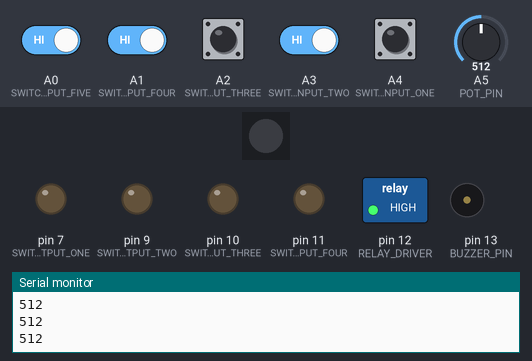
This sketch was run on a simulated Arduino Uno, built with avr-gcc and run on an emulated ATmega328P. On the bench: 1 RGB LEDs in strip order, left to right, switched loads named in the sketch (green lamp = pin HIGH), output pins drawn as LEDs (lit = HIGH), buzzer (waves = sounding), the last lines printed to the serial monitor. Inputs (shaded band) come from the test bench; at power-on: A0 (SWITCH_INPUT_FIVE), A1 (SWITCH_INPUT_FOUR), A2 (SWITCH_INPUT_THREE), A3 (SWITCH_INPUT_TWO), A4 (SWITCH_INPUT_ONE) HIGH, A5 (POT_PIN) = 512. Dim RGB values are drawn brighter than linear.

Above: at 1.2 s.
1.3 s: A2 (SWITCH_INPUT_THREE) pulled LOW for 0.15 s
At 1.39 s:
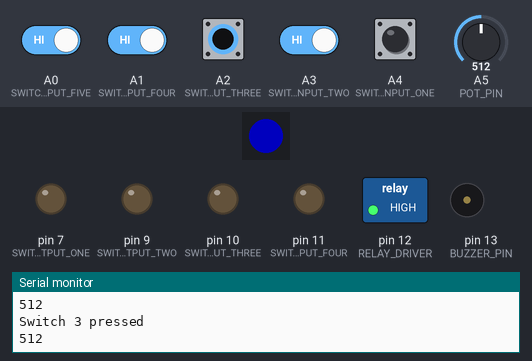
2.9 s: A4 (SWITCH_INPUT_ONE) pulled LOW for 0.15 s
At 2.99 s:
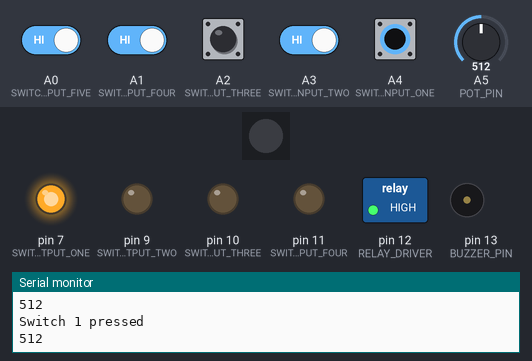
4.5 s: A0 (SWITCH_INPUT_FIVE) driven LOW and A1 (SWITCH_INPUT_FOUR) driven LOW and A2 (SWITCH_INPUT_THREE) driven LOW and A3 (SWITCH_INPUT_TWO) driven LOW and A4 (SWITCH_INPUT_ONE) driven LOW
At 5.2 s:
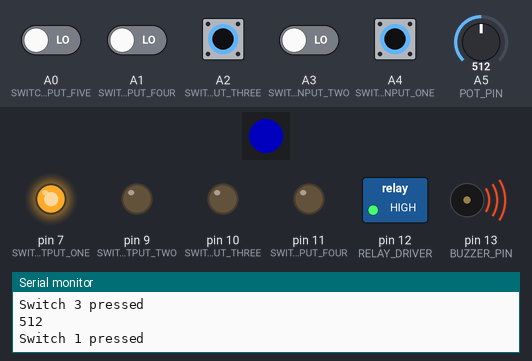
6.0 s: A2 (SWITCH_INPUT_THREE) driven HIGH
At 6.9 s:
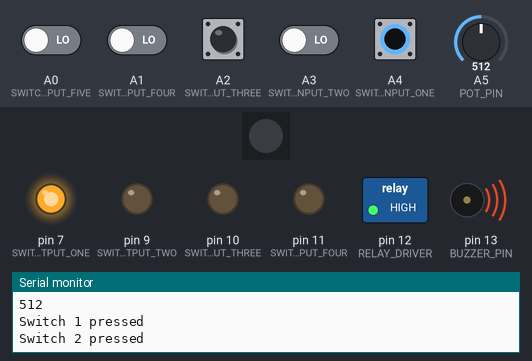
7.5 s: A5 (POT_PIN) set to 108
10.5 s: A5 (POT_PIN) set to 92
Timing chart, 0 to 13.5 s (numbered marks = the images above; inputs shaded):
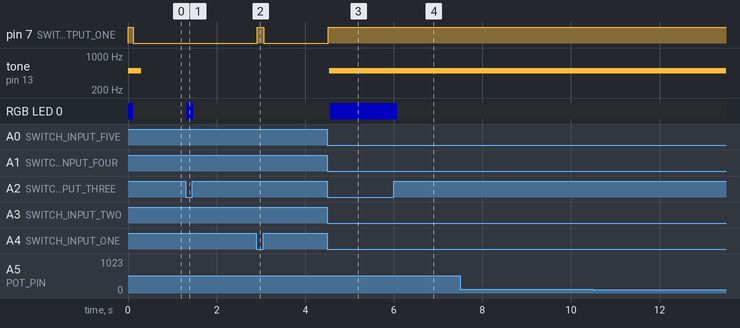

The sketch:

x80Tester.ino
```cpp
// Header Files
#include "X80Config.h"
#include "pitches.h"
#include <Adafruit_DotStar.h>
#include <EasyBuzzer.h>

// Variable declarations

// An alternative way of defining the switches

const int switchCount = 5;
uint8_t inputSwitches[switchCount] = { SWITCH_INPUT_ONE, SWITCH_INPUT_TWO, SWITCH_INPUT_THREE, SWITCH_INPUT_FOUR, SWITCH_INPUT_FIVE };

byte switchState[switchCount] = { LOW, LOW, LOW, LOW, LOW };

const int switchInterval = 100;    //number if milliseconds between switch readings. Also allows for debounce


int switch1State = 0;
int switch2State = 0;
int potValue = 0;
float battVoltage = 0;
int switchValue = 0;


//Dotstar LED definitions
// There is only one pixel on the board
#define NUMPIXELS 1

//Use these pin definitions for the ItsyBitsy M4
#define DATAPIN    8
#define CLOCKPIN   6

Adafruit_DotStar strip(NUMPIXELS, DATAPIN, CLOCKPIN, DOTSTAR_BRG);

// Define colours for DotStar LED

uint32_t colour_ace_light_blue = strip.Color(106, 157, 199);
uint32_t colour_ace_dark_blue = strip.Color(0, 83, 127);
uint32_t colour_ace_green = strip.Color(171, 204, 89);
uint32_t colour_ace_orange = strip.Color(225, 136, 0);
uint32_t colour_red = strip.Color(255, 0, 0);
uint32_t colour_green = strip.Color(0, 255, 0);
uint32_t colour_blue = strip.Color(0, 0, 255);
uint32_t colour_orange = strip.Color(255, 165, 0);

// Ace Sound played on startup
int aceSound[] = { NOTE_AS6, NOTE_A6, NOTE_F5, NOTE_CS5, NOTE_D5, NOTE_F5, NOTE_AS4 }; // notes in the melody:
int aceSoundNoteDurations[] = { 8, 4, 4, 16, 4, 4, 4, 4 }; // note durations: 4 = quarter note, 8 = eighth note, etc.:

int buttonState = 0;


unsigned long currentMillis = 0;          // stores the value of millis() in each iteration of loop()
unsigned long previousButtonMillis = 0;   // time when button press last checked.

int sensorValue = 0;
int outputValue = 0;

void setup() {


  Serial.begin(9600);

  //playAceSound();

  //Set the Easy Buzzer Pin
  EasyBuzzer.setPin(BUZZER_PIN);

// Dotstar stuff
  strip.begin(); // Initialize pins for output
  strip.setBrightness(80);
  strip.show();  // Turn all LEDs off ASAP

  pinMode(LED_BUILTIN, OUTPUT);  // initialise built in LED
  digitalWrite(LED_BUILTIN, LOW);

  // Temporary setup of input switch
    // initialize the LED pin as an output:
    // initialize the pushbutton pin as an input:
  pinMode(SWITCH_INPUT_ONE, INPUT);     // Only this inout has it's own pull up resistor
  pinMode(SWITCH_INPUT_TWO, INPUT_PULLUP);
  pinMode(SWITCH_INPUT_THREE, INPUT_PULLUP);
  pinMode(SWITCH_INPUT_FOUR, INPUT_PULLUP);
  pinMode(SWITCH_INPUT_FIVE, INPUT_PULLUP);  // Ned to check this one's working with a splitter

  pinMode(SWITCH_OUTPUT_ONE, OUTPUT);  // initialise built in LED
  pinMode(SWITCH_OUTPUT_TWO, OUTPUT);  // initialise built in LED
  pinMode(SWITCH_OUTPUT_THREE, OUTPUT);  // MIGHT BE THIS LINE THAT'S CAUSING THE PROBLEM
  pinMode(SWITCH_OUTPUT_FOUR, OUTPUT);  // initialise built in LED

  pinMode(RELAY_DRIVER, OUTPUT);

  //digitalWrite(RELAY_DRIVER, HIGH);

  SWITCH_OUTPUT_ONE_OFF;
  SWITCH_OUTPUT_TWO_OFF;
  SWITCH_OUTPUT_THREE_OFF;
  SWITCH_OUTPUT_FOUR_OFF;

  SWITCH_ONE_PASSTHROUGH_DISCONNECT;


            //potValue = analogRead(POT_PIN);  // get potentiometer value
          //Serial.print("Pot Setting: ");
          //Serial.println(potValue);

}

void loop() {

  currentMillis = millis();

  readSwitches();
  actionOutputs();

  EasyBuzzer.update();

  outputValue = analogRead(POT_PIN);
  Serial.println(outputValue);

//String switchArray[switchCount] = { "A4", "A3", "A2", "A1", "A0" };

/*
  // read the state of the pushbutton value:
  buttonState = digitalRead(switchArray[1]);

  // check if the pushbutton is pressed. If it is, the buttonState is HIGH:
  if (buttonState == HIGH) {
    // turn LED on:
    digitalWrite(LED_BUILTIN, LOW);
  } else {
    // turn LED off:
    digitalWrite(LED_BUILTIN, HIGH);
  }
*/


}

void ledTurnOn(uint32_t colour) {

  //strip.show(); // Update strip with new contents
  strip.setPixelColor(0, strip.gamma32(colour));
  strip.show();

}

void ledTurnOff() {

  strip.setPixelColor(0, 0, 0, 0);
  strip.show(); // Update strip with new contents

}


void audibleFeedback (int type) {

  switch (type) {
    case AUDIBLE_INFORMATION:
      tone(BUZZER_PIN, 925);
      break;
    case AUDIBLE_WARNING:
      tone(BUZZER_PIN, 500);
      break;
    default:
      tone(BUZZER_PIN, 500);
      break;
  }
}

void playAceSound () {

  // This is the Ace sound

  /*
  for (int thisNote = 0; thisNote < 8; thisNote++) {              // iterate over the notes of the melody:

    int noteDuration = 1000 / aceSoundNoteDurations[thisNote];    // calculate the note duration, e.g. quarter note = 1000 / 4
    tone(BUZZER_PIN, aceSound[thisNote], noteDuration);
    int pauseBetweenNotes = noteDuration * 1.13;                  // to distinguish the notes specify pause
    delay(pauseBetweenNotes);
    noTone(BUZZER_PIN);                                           // stop the tone playing:

  }
  */

}

void actionOutputs() {

  for (byte j = 0; j < switchCount; j++){

    if (switchState[j] == LOW)  { // This is not working for switch 5, needs a splitter otherwise this one is short circuited. ??Check

      // Complete the action depending on which switch is pressed
      switch (j) {
        case 0:
          // do this thing while switch 1 is pressed
          Serial.println("Switch 1 pressed");
          SWITCH_OUTPUT_ONE_ON;
          break;
        case 1:
          // do this thing while switch 2 is pressed
          Serial.println("Switch 2 pressed");
          EasyBuzzer.singleBeep(500, 200);
          break;
        case 2:
          // do this thing while switch 3 is pressed
          Serial.println("Switch 3 pressed");
          ledTurnOn(colour_blue);
          //potValue = analogRead(POT_PIN);  // get potentiometer value
          //Serial.print("Pot Setting: ");
          //Serial.println(potValue);
          break;
        case 3:
          // do this thing while switch 4 is pressed
          playAceSound();
          break;
        case 4:
          // do this thing while switch 5 is pressed
          break;
      }

    } else {
    // Do this while the switch is released

      switch (j) {
        case 0:
          SWITCH_OUTPUT_ONE_OFF;
          // do this thing while switch 1 is released
          break;
        case 1:
          // do this thing while switch 2 is released
          break;
        case 2:
          // do this thing while switch 3 is released
          ledTurnOff();
          break;
        case 3:
          // do this thing while switch 4 is released
          break;
        case 4:
          // do this thing while switch 5 is released
          break;
      }


    }

  }


}


//========================================

void readSwitches() {

  if (millis() - previousButtonMillis >= switchInterval) {

    byte n = 0;
    for (byte i = 0; i <= switchCount; i++) {


      buttonState = digitalRead(inputSwitches[i]);

      // check if the pushbutton is pressed. If it is, the buttonState is HIGH:
      if (buttonState == LOW) {
          // turn LED on:
        //digitalWrite(LED_BUILTIN, LOW);
        //t = "Switch " + i + " on";
        //Serial.print("Switch ");
        //Serial.print(i);
        //Serial.println(" on blah blah blah blah blah");
        switchState[i] = LOW; //switch has been pressed
        previousButtonMillis += switchInterval;
      } else {
        // turn LED off:
        //Serial.print("Switch ");
        //Serial.print(i);
        //Serial.println(" off");
        switchState[i] = HIGH;  // switch has been pressed
      }
    }
  }


      // this only reads the button state after the button interval has elapsed
      //  this avoids multiple flashes if the button bounces
      // every time the button is pressed it changes buttonLed_State causing the Led to go on or off
      // Notice that there is no need to synchronize this use of millis() with the flashing Leds

/*

  if (millis() - previousButtonMillis >= buttonInterval) {

    if (digitalRead(buttonPin) == LOW) {
      buttonLed_State = ! buttonLed_State; // this changes it to LOW if it was HIGH
                                           //   and to HIGH if it was LOW
      previousButtonMillis += buttonInterval;
    }
  }
*/
}
```

pitches.h
```cpp
/*************************************************

 * Public Constants

 *************************************************/

#define NOTE_B0  31
#define NOTE_C1  33
#define NOTE_CS1 35
#define NOTE_D1  37
#define NOTE_DS1 39
#define NOTE_E1  41
#define NOTE_F1  44
#define NOTE_FS1 46
#define NOTE_G1  49
#define NOTE_GS1 52
#define NOTE_A1  55
#define NOTE_AS1 58
#define NOTE_B1  62
#define NOTE_C2  65
#define NOTE_CS2 69
#define NOTE_D2  73
#define NOTE_DS2 78
#define NOTE_E2  82
#define NOTE_F2  87
#define NOTE_FS2 93
#define NOTE_G2  98
#define NOTE_GS2 104
#define NOTE_A2  110
#define NOTE_AS2 117
#define NOTE_B2  123
#define NOTE_C3  131
#define NOTE_CS3 139
#define NOTE_D3  147
#define NOTE_DS3 156
#define NOTE_E3  165
#define NOTE_F3  175
#define NOTE_FS3 185
#define NOTE_G3  196
#define NOTE_GS3 208
#define NOTE_A3  220
#define NOTE_AS3 233
#define NOTE_B3  247
#define NOTE_C4  262
#define NOTE_CS4 277
#define NOTE_D4  294
#define NOTE_DS4 311
#define NOTE_E4  330
#define NOTE_F4  349
#define NOTE_FS4 370
#define NOTE_G4  392
#define NOTE_GS4 415
#define NOTE_A4  440
#define NOTE_AS4 466
#define NOTE_B4  494
#define NOTE_C5  523
#define NOTE_CS5 554
#define NOTE_D5  587
#define NOTE_DS5 622
#define NOTE_E5  659
#define NOTE_F5  698
#define NOTE_FS5 740
#define NOTE_G5  784
#define NOTE_GS5 831
#define NOTE_A5  880
#define NOTE_AS5 932
#define NOTE_B5  988
#define NOTE_C6  1047
#define NOTE_CS6 1109
#define NOTE_D6  1175
#define NOTE_DS6 1245
#define NOTE_E6  1319
#define NOTE_F6  1397
#define NOTE_FS6 1480
#define NOTE_G6  1568
#define NOTE_GS6 1661
#define NOTE_A6  1760
#define NOTE_AS6 1865
#define NOTE_B6  1976
#define NOTE_C7  2093
#define NOTE_CS7 2217
#define NOTE_D7  2349
#define NOTE_DS7 2489
#define NOTE_E7  2637
#define NOTE_F7  2794
#define NOTE_FS7 2960
#define NOTE_G7  3136
#define NOTE_GS7 3322
#define NOTE_A7  3520
#define NOTE_AS7 3729
#define NOTE_B7  3951
#define NOTE_C8  4186
#define NOTE_CS8 4435
#define NOTE_D8  4699
#define NOTE_DS8 4978
```

X80Config.h
```cpp
#ifndef X80Config_h
#define X80Config_h

// Switch input 1 ("pass-through"), connector J4 sleeve
#define SWITCH_INPUT_ONE      A4

// Switch input 2, connector J3 sleeve
#define SWITCH_INPUT_TWO      A3

// Switch input 3, connector J2 sleeve
#define SWITCH_INPUT_THREE    A2  // A2 or 12

// Switch input 4; connector J1 sleeve
#define SWITCH_INPUT_FOUR     A1

// Switch input 5; connector J1 ring 1 (requires splitter cable)
#define SWITCH_INPUT_FIVE     A0

// Switch output 1; connector J8
#define SWITCH_OUTPUT_ONE     7         // This is incorrectly shown as 8 on PCB

// Switch output 2; connector J9
#define SWITCH_OUTPUT_TWO     9

// Switch output 3; connector J10
#define SWITCH_OUTPUT_THREE     10

// Switch output 4; connector J11
#define SWITCH_OUTPUT_FOUR     11

// Buzzer for Morse code
#define BUZZER_PIN            13

# define POT_PIN              A5

// Potentiometer used for setting
#define SETTING_POTENTIOMETER A5

// Relay driver to activate and deactivate pass-through switch
#define RELAY_DRIVER          12

#define SWITCH_OUTPUT_ONE_OFF         digitalWrite(SWITCH_OUTPUT_ONE, LOW)
#define SWITCH_OUTPUT_ONE_ON          digitalWrite(SWITCH_OUTPUT_ONE, HIGH)
#define SWITCH_OUTPUT_TWO_OFF         digitalWrite(SWITCH_OUTPUT_TWO, LOW)
#define SWITCH_OUTPUT_TWO_ON          digitalWrite(SWITCH_OUTPUT_TWO, HIGH)
#define SWITCH_OUTPUT_THREE_OFF       digitalWrite(SWITCH_OUTPUT_THREE, LOW)
#define SWITCH_OUTPUT_THREE_ON        digitalWrite(SWITCH_OUTPUT_THREE, HIGH)
#define SWITCH_OUTPUT_FOUR_OFF        digitalWrite(SWITCH_OUTPUT_FOUR, LOW)
#define SWITCH_OUTPUT_FOUR_ON         digitalWrite(SWITCH_OUTPUT_FOUR, HIGH)

// Recommended to leave this off connected if switches output not being used
// as it will use power which is unecessary
#define SWITCH_ONE_PASSTHROUGH_DISCONNECT        digitalWrite(RELAY_DRIVER, HIGH);
#define SWITCH_ONE_PASSTHROUGH_CONNECT           digitalWrite(RELAY_DRIVER, LOW);  // This will connect switch one in to switch 1 out

#define AUDIBLE_INFORMATION         1
#define AUDIBLE_WARNING             2


#endif
```

Measured:
- after the input at 1.3 s, RGB LED 0: off → RGB(0, 0, 80) at once, → off 0.14 s later
- after the input at 2.9 s, pin 7 (SWITCH_OUTPUT_ONE): LOW → HIGH at once, → LOW 0.15 s later
- after the input at 4.5 s, pin 7 (SWITCH_OUTPUT_ONE): LOW → HIGH at once; tone on pin 13 (BUZZER_PIN): silent → 500 Hz at once; RGB LED 0: off → RGB(0, 0, 80) after 0.06 s
- after the input at 6.0 s, RGB LED 0: RGB(0, 0, 80) → off after 0.08 s
